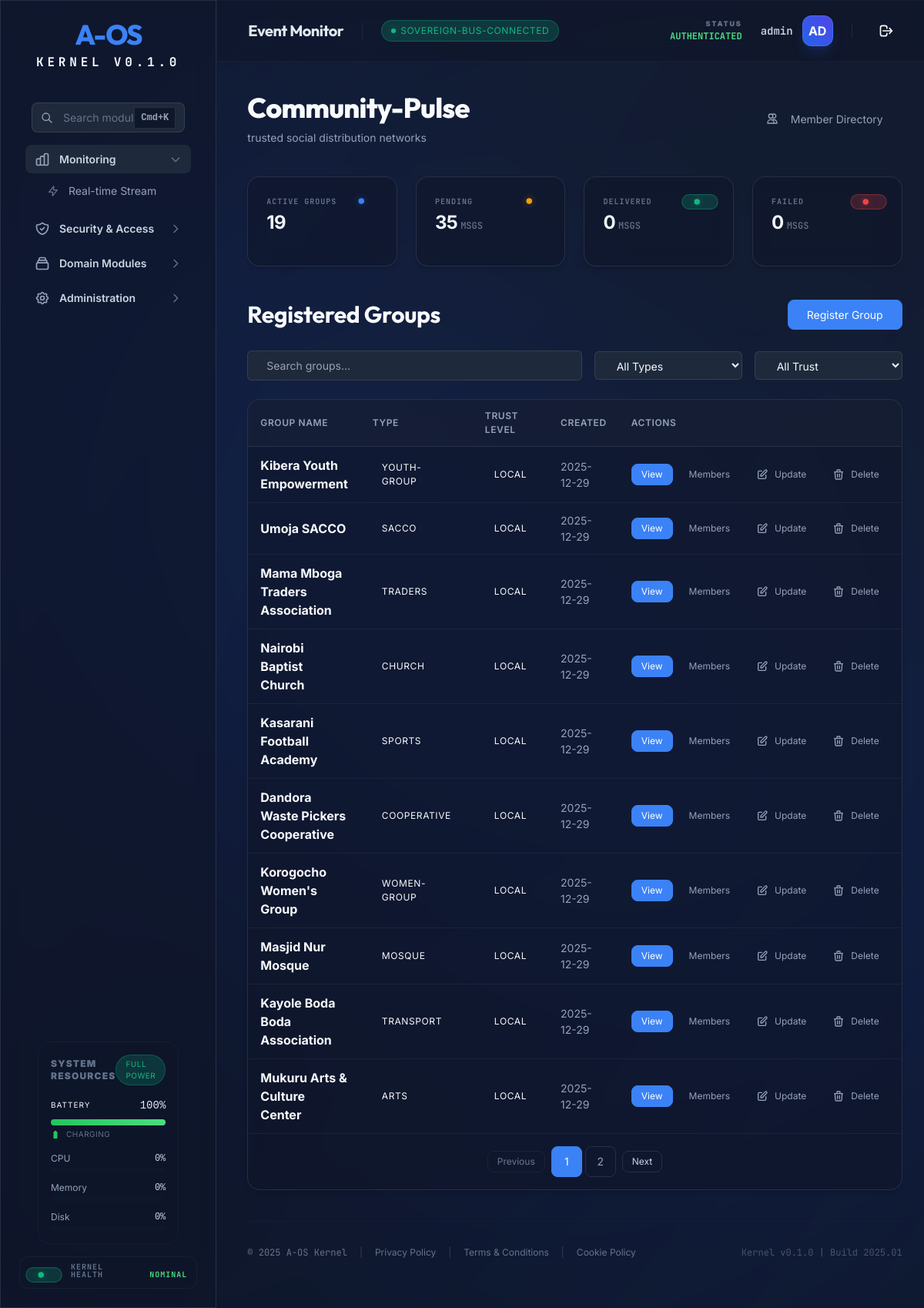
Screenshot of /community/ (signed in) with the database file from the repository.
### tables this page shows
CREATE TABLE community_groups (
        id TEXT PRIMARY KEY,
        name TEXT NOT NULL,
        description TEXT,
        group_type TEXT,
        tags TEXT DEFAULT '[]', -- JSON list
        location TEXT,
        admin_id TEXT,
        trust_level TEXT DEFAULT 'local',
        preferred_channels TEXT DEFAULT 'ussd,sms',
        active BOOLEAN DEFAULT 1,
        created_at DATETIME DEFAULT CURRENT_TIMESTAMP
    );

### aos/api/routers/community.py (the view)
@router.get("/", response_class=HTMLResponse)
async def community_dashboard(
    request: Request,
    page: int = 1,
    search: str = None,
    type: str = None,
    trust: str = None,
    operator=Depends(get_current_operator)
):
    if operator.get("role") == AosRole.COMMUNITY_ADMIN.value:
        comm_id = operator.get("community_id")
        if comm_id:
            return RedirectResponse(url=f"/community/{comm_id}", status_code=status.HTTP_303_SEE_OTHER)
    pagination_data = community_state.module.list_groups(
        page=page,
        per_page=10,
        search_query=search,
        group_type=type,
        trust_level=trust
    ) if community_state.module else {
        "groups": [],
        "total": 0,
        "page": 1,
        "per_page": 10,
        "total_pages": 0
    }
    group_types = []
    if community_state.module:
        group_types = community_state.module.get_group_types()
    broadcast_stats = {"pending": 0, "sent": 0, "failed": 0, "total": 0}
    if community_state.module:
        res = community_state.module._db.execute("SELECT COUNT(*) FROM broadcasts").fetchone()
        broadcasts_count = res[0] if res else 0
        broadcast_stats["total"] = broadcasts_count
        status_res = community_state.module._db.execute("""
            SELECT status, COUNT(*)
            FROM broadcast_deliveries
            GROUP BY status
        """).fetchall()
        for status, count in status_res:
            if status in broadcast_stats:
                broadcast_stats[status] = count
    context = {
        "request": request,
        "user": operator,
        "search": search,
        "selected_type": type,
        "selected_trust": trust,
        "group_types": group_types,
        **pagination_data,
        "broadcasts_count": broadcasts_count,
        "broadcast_stats": broadcast_stats,
        "inquiry_hits": 0
    }
    if request.headers.get("hx-request") == "true":
        return templates.TemplateResponse("partials/community_groups_table.html", context)
    return templates.TemplateResponse("community.html", context)

### aos/api/templates/community.html (shortened to what this page needs)
{% extends "dashboard.html" %}
{% from "components/atoms/EliteButton.html" import elite_button %}
{% from "components/atoms/Card.html" import card %}
{% from "components/molecules/DataCard.html" import data_card %}
{% from "components/molecules/Pagination.html" import pagination %}
{% block content %}
<header class="mb-10 flex items-center justify-between">
    <div>
        <h1 class="aos-h1 mb-2">Community-Pulse</h1>
        <p class="aos-text-muted aos-text-sm">trusted social distribution networks</p>
    </div>
    <div>
        <a href="/community/members" class="aos-btn aos-btn-ghost aos-size-md">
            <svg class="w-4 h-4" fill="none" stroke="currentColor" viewBox="0 0 24 24">
                <path stroke-linecap="round" stroke-linejoin="round" stroke-width="2"
                    d="M12 4.354a4 4 0 110 5.292M15 21H3v-1a6 6 0 0112 0v1zm0 0h6v-1a6 6 0 00-9-5.197M13 7a4 4 0 11-8 0 4 4 0 018 0z">
                </path>
            </svg>
            <span class="aos-btn-text ml-2">Member Directory</span>
        </a>
    </div>
</header>
<div class="grid grid-cols-1 md:grid-cols-4 gap-6">
    {{ data_card(label="Active Groups", value=total|string, status="info") }}
    {{ data_card(label="Pending", value=broadcast_stats.pending|string, unit="msgs", status="warning") }}
    {{ data_card(label="Delivered", value=broadcast_stats.sent|string, unit="msgs", status="success") }}
    {{ data_card(label="Failed", value=broadcast_stats.failed|string, unit="msgs", status="error") }}
</div>
<section class="aos-stack-md">
    <div class="flex items-center justify-between mb-6">
        <h2 class="aos-h2">Registered Groups</h2>
        <button class="aos-btn aos-btn-primary aos-size-md" hx-get="/community/register" hx-target="#modal-content"
            onclick="openModal()">
            <span class="aos-btn-text">Register Group</span>
        </button>
    </div>
    <div class="flex flex-wrap items-center gap-4 mb-6">
        <div class="flex-1 min-w-[240px]">
            <input type="text" name="search" placeholder="Search groups..." class="aos-input aos-size-md w-full"
                value="{{ search or '' }}" hx-get="/community" hx-trigger="keyup changed delay:500ms, search"
                hx-target="#groups-table-container" hx-push-url="true" hx-include="[name='type'], [name='trust']"
                hx-swap="outerHTML">
        </div>
        <div class="w-48">
            <select name="type" class="aos-input aos-size-md w-full" hx-get="/community"
                hx-target="#groups-table-container" hx-push-url="true" hx-include="[name='search'], [name='trust']"
                hx-swap="outerHTML">
                <option value="">All Types</option>
            </select>
        </div>
        <div class="w-48">
            <select name="trust" class="aos-input aos-size-md w-full" hx-get="/community"
                hx-target="#groups-table-container" hx-push-url="true" hx-include="[name='search'], [name='type']"
                hx-swap="outerHTML">
                <option value="">All Trust</option>
            </select>
        </div>
    </div>
    {% include "partials/community_groups_table.html" %}
</section>
{% endblock %}

### aos/api/templates/partials/community_groups_table.html
{% from "components/atoms/Card.html" import card %}
{% from "components/molecules/Pagination.html" import pagination %}
<div id="groups-table-container">
    {% call card(padding="0", class="aos-overflow-hidden") %}
    <table class="aos-table">
        <thead>
            <tr>
                <th>Group Name</th>
                <th>Type</th>
                <th>Trust Level</th>
                <th>Created</th>
                <th>Actions</th>
            </tr>
        </thead>
        <tbody>
            {% for group in groups %}
            <tr>
                <td class="aos-font-bold">{{ group.name }}</td>
                <td><span class="aos-badge aos-badge-info">{{ group.group_type }}</span></td>
                <td>
                    <span
                        class="aos-badge {% if group.trust_level == 'verified' %}aos-badge-success{% else %}aos-badge-warning{% endif %}">
                        {{ group.trust_level }}
                    </span>
                </td>
                <td class="aos-text-sm aos-text-muted">
                    {% if group.created_at is string %}
                    {{ group.created_at[:10] }}
                    {% else %}
                    {{ group.created_at.strftime('%Y-%m-%d') }}
                    {% endif %}
                </td>
                <td>
                    <div class="flex items-center gap-2">
                        <a href="/community/{{ group.id }}" class="aos-btn aos-btn-primary aos-size-sm">
                            <span class="aos-btn-text">View</span>
                        </a>
                        <button class="aos-btn aos-btn-ghost aos-size-sm" hx-get="/community/{{ group.id }}/members"
                            hx-target="#modal-content" onclick="openModal()">
                            <span class="aos-btn-text">Members</span>
                        </button>
                        <button class="aos-btn aos-btn-ghost aos-size-sm aos-text-primary"
                            hx-get="/community/{{ group.id }}/edit" hx-target="#modal-content" onclick="openModal()">
                            <svg class="w-4 h-4" fill="none" stroke="currentColor" viewBox="0 0 24 24">
                                <path stroke-linecap="round" stroke-linejoin="round" stroke-width="2"
                                    d="M11 5H6a2 2 0 00-2 2v11a2 2 0 002 2h11a2 2 0 002-2v-5m-1.414-9.414a2 2 0 112.828 2.828L11.828 15H9v-2.828l8.586-8.586z">
                                </path>
                            </svg>
                            <span class="aos-btn-text">Update</span>
                        </button>
                        <button class="aos-btn aos-btn-ghost aos-size-sm aos-text-danger hover:aos-bg-danger-fade"
                            hx-delete="/community/{{ group.id }}"
                            data-aos-confirm="Deactivate '{{ group.name }}'? This will retire all broadcasts but preserve audit data."
                            hx-target="closest tr" hx-swap="outerHTML swap:400ms">
                            <svg class="w-4 h-4" fill="none" stroke="currentColor" viewBox="0 0 24 24">
                                <path stroke-linecap="round" stroke-linejoin="round" stroke-width="2"
                                    d="M19 7l-.867 12.142A2 2 0 0116.138 21H7.862a2 2 0 01-1.995-1.858L5 7m5 4v6m4-6v6m1-10V4a1 1 0 00-1-1h-4a1 1 0 00-1 1v3M4 7h16">
                                </path>
                            </svg>
                            <span class="aos-btn-text">Delete</span>
                        </button>
                    </div>
                </td>
            </tr>
            {% else %}
            <tr>
                <td colspan="5" class="aos-text-center aos-py-8 aos-text-muted">
                    No community groups matching your filters.
                </td>
            </tr>
            {% endfor %}
        </tbody>
    </table>
    {{ pagination(
    current_page=page,
    total_pages=total_pages,
    on_page_change="loadPage"
    ) }}
    {% endcall %}
</div>

### aos/api/templates/partials/design_system.html (style rules this page uses)
body { margin: 0; scroll-behavior: smooth; -webkit-font-smoothing: antialiased; background: var(--aos-surface-base); color: var(--aos-neutral-50); font-family: var(--aos-font-sans); }
.aos-h1 { font-family: var(--aos-font-display); font-size: var(--aos-size-4xl); font-weight: 800; letter-spacing: -0.02em; line-height: 1.1; }
.aos-h2 { font-family: var(--aos-font-display); font-size: var(--aos-size-3xl); font-weight: 700; letter-spacing: -0.01em; }
.aos-text-sm { font-size: var(--aos-size-sm); }
.aos-font-bold { font-weight: 700; }
.aos-text-primary { color: var(--aos-primary-base); }
.aos-text-muted { color: var(--aos-neutral-400); }
.aos-table { width: 100%; border-collapse: collapse; }
.aos-table thead { background: rgba(255, 255, 255, 0.02); border-bottom: 1px solid var(--aos-surface-border); }
.aos-table th { padding: var(--aos-spacing-3) var(--aos-spacing-4); text-align: left; font-size: var(--aos-size-xs); font-weight: 600; text-transform: uppercase; letter-spacing: 0.05em; color: var(--aos-neutral-400); }
.aos-table td { padding: var(--aos-spacing-3) var(--aos-spacing-4); border-bottom: 1px solid rgba(255, 255, 255, 0.05); }

### aos/api/templates/components/atoms/EliteButton.html (style rules this page uses)
.aos-btn { position: relative; display: inline-flex; align-items: center; justify-content: center; gap: var(--aos-spacing-2); font-weight: var(--aos-weight-semibold); border-radius: var(--aos-radius-lg); border: 1px solid transparent; transition: all var(--aos-duration-base) var(--aos-easing-out); cursor: pointer; font-family: var(--aos-font-sans); white-space: nowrap; }
.aos-size-sm { padding: var(--aos-spacing-1) var(--aos-spacing-3); font-size: var(--aos-size-xs); }
.aos-size-md { padding: var(--aos-spacing-2) var(--aos-spacing-6); font-size: var(--aos-size-sm); }
.aos-btn-primary { background: var(--aos-primary-base); color: var(--aos-primary-text); border-color: var(--aos-primary-base); }
.aos-btn-ghost { background: transparent; color: var(--aos-neutral-400); border-color: transparent; }

### rows the page displays
community_groups: name "Kibera Youth Empowerment", group_type "YOUTH-GROUP", trust_level "LOCAL", created_at "2025-12-29"
community_groups: name "Umoja SACCO", group_type "SACCO", trust_level "LOCAL", created_at "2025-12-29"
community_groups: name "Mama Mboga Traders Association", group_type "TRADERS", trust_level "LOCAL", created_at "2025-12-29"
community_groups: name "Nairobi Baptist Church", group_type "CHURCH", trust_level "LOCAL", created_at "2025-12-29"
community_groups: name "Kasarani Football Academy", group_type "SPORTS", trust_level "LOCAL", created_at "2025-12-29"
community_groups: name "Dandora Waste Pickers Cooperative", group_type "COOPERATIVE", trust_level "LOCAL", created_at "2025-12-29"
community_groups: name "Korogocho Women's Group", group_type "WOMEN-GROUP", trust_level "LOCAL", created_at "2025-12-29"
community_groups: name "Masjid Nur Mosque", group_type "MOSQUE", trust_level "LOCAL", created_at "2025-12-29"
community_groups: name "Kayole Boda Boda Association", group_type "TRANSPORT", trust_level "LOCAL", created_at "2025-12-29"
community_groups: name "Mukuru Arts & Culture Center", group_type "ARTS", trust_level "LOCAL", created_at "2025-12-29"

### other values shown
{{ title }} "Monitoring Security & Access Domain Modules Administration"
{{ item.text }} "Real-time Stream"
{{ name }} "KERNEL HEALTH"
{{ status_text }} "NOMINAL"
{{ text }} "SOVEREIGN-BUS-CONNECTED"
{{ user.username }} "admin"
{{ user.username[:2].upper() }} "AD"
{{ label }} "ACTIVE GROUPS PENDING DELIVERED FAILED"
{{ value }} "19 35 0 0"
{{ unit }} "MSGS MSGS MSGS"
{{ text }} "Previous Next"
{{ page }} "1" "2"
